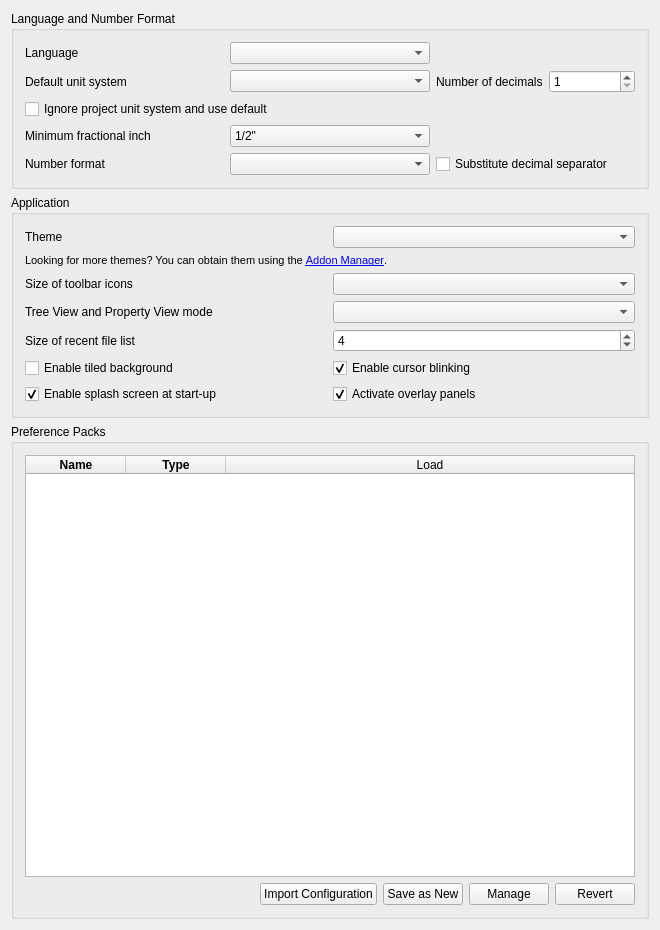
<?xml version="1.0" encoding="UTF-8"?>
<ui version="4.0">
 <class>Gui::Dialog::DlgSettingsGeneral</class>
 <widget class="QWidget" name="Gui::Dialog::DlgSettingsGeneral">
  <property name="geometry">
   <rect>
    <x>0</x>
    <y>0</y>
    <width>660</width>
    <height>930</height>
   </rect>
  </property>
  <property name="windowTitle">
   <string>General</string>
  </property>
   <layout class="QVBoxLayout" name="verticalLayout">
    <item>
     <widget class="QGroupBox" name="GroupBox7">
      <property name="title">
       <string>Language and Number Format</string>
      </property>
      <layout class="QGridLayout">
       <property name="leftMargin">
        <number>11</number>
       </property>
       <property name="topMargin">
        <number>11</number>
       </property>
       <property name="rightMargin">
        <number>11</number>
       </property>
       <property name="bottomMargin">
        <number>11</number>
       </property>
       <property name="spacing">
        <number>6</number>
       </property>
       <item row="0" column="0">
        <widget class="QLabel" name="TextLabel1_4">
         <property name="text">
          <string>Language</string>
         </property>
        </widget>
       </item>
       <item row="0" column="1">
        <widget class="QComboBox" name="Languages">
         <property name="toolTip">
          <string>Language of the application's user interface</string>
         </property>
        </widget>
       </item>
       <item row="1" column="0">
        <widget class="QLabel" name="unitSystemLabel">
         <property name="text">
          <string>Default unit system</string>
         </property>
        </widget>
       </item>
       <item row="1" column="1">
        <widget class="QComboBox" name="comboBox_UnitSystem">
         <property name="toolTip">
          <string>Unit system for all parts of the application. Can be overridden by specifying a document unit system.</string>
         </property>
        </widget>
       </item>
       <item row="1" column="2">
        <layout class="QHBoxLayout" name="horizontalLayout_3">
         <item>
          <widget class="QLabel" name="decimalsLabel">
           <property name="text">
            <string>Number of decimals</string>
           </property>
          </widget>
         </item>
         <item>
          <widget class="QSpinBox" name="spinBoxDecimals">
           <property name="toolTip">
            <string>Number of decimals that should be shown for numbers and dimensions</string>
           </property>
           <property name="minimum">
            <number>1</number>
           </property>
           <property name="maximum">
            <number>12</number>
           </property>
          </widget>
         </item>
        </layout>
       </item>
       <item row="2" column="0" colspan="3">
        <widget class="QCheckBox" name="checkBox_projectUnitSystemIgnore">
          <property name="toolTip">
           <string>Ignores document unit systems</string>
          </property>
          <property name="text">
           <string>Ignore project unit system and use default</string>
          </property>
        </widget>
       </item>
       <item row="3" column="0">
        <widget class="QLabel" name="fractionalInchLabel">
         <property name="text">
          <string>Minimum fractional inch</string>
         </property>
        </widget>
       </item>
       <item row="3" column="1">
        <widget class="QComboBox" name="comboBox_FracInch">
         <property name="toolTip">
          <string>Minimum fractional inch to be displayed</string>
         </property>
         <item>
          <property name="text">
           <string notr="true">1/2"</string>
          </property>
         </item>
         <item>
          <property name="text">
           <string notr="true">1/4"</string>
          </property>
         </item>
         <item>
          <property name="text">
           <string notr="true">1/8"</string>
          </property>
         </item>
         <item>
          <property name="text">
           <string notr="true">1/16"</string>
          </property>
         </item>
         <item>
          <property name="text">
           <string notr="true">1/32"</string>
          </property>
         </item>
         <item>
          <property name="text">
           <string notr="true">1/64"</string>
          </property>
         </item>
         <item>
          <property name="text">
           <string notr="true">1/128"</string>
          </property>
         </item>
        </widget>
       </item>
       <item row="4" column="0">
        <widget class="QLabel" name="TextLabel1_5">
         <property name="text">
          <string>Number format</string>
         </property>
        </widget>
       </item>
       <item row="4" column="1">
        <widget class="Gui::PreauracadomboBox" name="UseLocaleFormatting">
         <property name="prefEntry" stdset="0">
          <cstring>UseLocaleFormatting</cstring>
         </property>
         <property name="prefPath" stdset="0">
          <cstring>General</cstring>
         </property>
        </widget>
       </item>
       <item row="4" column="2">
        <widget class="Gui::PreauracadheckBox" name="SubstituteDecimal">
         <property name="toolTip">
          <string>Substitutes numerical keypad decimal separator with locale separator, except
in the Python console and the macro editor where a
dot/period will always be printed</string>
         </property>
         <property name="text">
          <string>Substitute decimal separator</string>
         </property>
         <property name="prefEntry" stdset="0">
          <cstring>SubstituteDecimalSeparator</cstring>
         </property>
         <property name="prefPath" stdset="0">
          <cstring>General</cstring>
         </property>
        </widget>
       </item>
      </layout>
     </widget>
    </item>
    <item>
     <widget class="QGroupBox" name="GroupBox3">
      <property name="title">
       <string>Application</string>
      </property>
      <layout class="QGridLayout">
       <property name="leftMargin">
        <number>11</number>
       </property>
       <property name="topMargin">
        <number>11</number>
       </property>
       <property name="rightMargin">
        <number>11</number>
       </property>
       <property name="bottomMargin">
        <number>11</number>
       </property>
       <property name="spacing">
        <number>6</number>
       </property>
       <item row="0" column="0">
        <widget class="QLabel" name="themesLabel">
         <property name="text">
          <string>Theme</string>
         </property>
        </widget>
       </item>
       <item row="0" column="1">
        <widget class="QComboBox" name="themesCombobox">
         <property name="toolTip">
          <string>Customize the appearance of the user interface</string>
         </property>
        </widget>
       </item>
       <item row="1" column="0" colspan="2">
        <widget class="QLabel" name="moreThemesLabel">
         <property name="font">
          <font>
           <pointsize>8</pointsize>
          </font>
         </property>
         <property name="text">
          <string>Looking for more themes? You can obtain them using the &lt;a href=&quot;AuraCAD:Std_AddonMgr&quot;&gt;Addon Manager&lt;/a&gt;.</string>
         </property>
         <property name="textFormat">
          <enum>Qt::RichText</enum>
         </property>
        </widget>
       </item>
       <item row="2" column="0">
        <widget class="QLabel" name="iconSizeLabel">
         <property name="text">
          <string>Size of toolbar icons</string>
         </property>
        </widget>
       </item>
       <item row="2" column="1">
        <widget class="QComboBox" name="toolbarIconSize">
         <property name="toolTip">
          <string>Icon size in the toolbar</string>
         </property>
        </widget>
       </item>
       <item row="3" column="0">
        <widget class="QLabel" name="treeModeLabel">
         <property name="text">
          <string>Tree View and Property View mode</string>
         </property>
        </widget>
       </item>
       <item row="3" column="1">
        <widget class="QComboBox" name="treeMode">
         <property name="toolTip">
          <string>Customize how the tree view is shown in the panel (restart required).

'Combined': combine tree and property view into one panel.
'Independent': split tree and property view into separate panels.</string>
         </property>
        </widget>
       </item>
       <item row="4" column="0">
        <widget class="QLabel" name="recentFileListLabel">
         <property name="text">
          <string>Size of recent file list</string>
         </property>
        </widget>
       </item>
       <item row="4" column="1">
        <widget class="Gui::PrefSpinBox" name="RecentFiles">
         <property name="toolTip">
          <string>How many files should be listed in recent files list</string>
         </property>
         <property name="value">
          <number>4</number>
         </property>
         <property name="prefEntry" stdset="0">
          <cstring>RecentFiles</cstring>
         </property>
         <property name="prefPath" stdset="0">
          <cstring>RecentFiles</cstring>
         </property>
        </widget>
       </item>
       <item row="5" column="0">
        <widget class="QCheckBox" name="tiledBackground">
         <property name="toolTip">
          <string>Background of the main window (when no document is opened) will consist of tiles of an image.</string>
         </property>
         <property name="text">
          <string>Enable tiled background</string>
         </property>
        </widget>
       </item>
       <item row="5" column="1">
        <widget class="Gui::PreauracadheckBox" name="EnableCursorBlinking">
         <property name="toolTip">
          <string>The text cursor will be blinking</string>
         </property>
         <property name="text">
          <string>Enable cursor blinking</string>
         </property>
         <property name="checked">
          <bool>true</bool>
         </property>
         <property name="prefEntry" stdset="0">
          <cstring>EnableCursorBlinking</cstring>
         </property>
         <property name="prefPath" stdset="0">
          <cstring>General</cstring>
         </property>
        </widget>
       </item>
       <item row="6" column="0">
        <widget class="Gui::PreauracadheckBox" name="SplashScreen">
         <property name="toolTip">
          <string>A splash screen is a small loading window that is shown
when AuraCAD is launching. If this option is checked, AuraCAD will
display the splash screen.</string>
         </property>
         <property name="text">
          <string>Enable splash screen at start-up</string>
         </property>
         <property name="checked">
          <bool>true</bool>
         </property>
         <property name="prefEntry" stdset="0">
          <cstring>ShowSplasher</cstring>
         </property>
         <property name="prefPath" stdset="0">
          <cstring>General</cstring>
         </property>
        </widget>
       </item>
       <item row="6" column="1">
        <widget class="Gui::PreauracadheckBox" name="ActivateOverlay">
         <property name="toolTip">
          <string>Activate overlay handling of docked panels</string>
         </property>
         <property name="text">
          <string>Activate overlay panels</string>
         </property>
         <property name="checked">
          <bool>true</bool>
         </property>
         <property name="prefEntry" stdset="0">
          <cstring>ActivateOverlay</cstring>
         </property>
         <property name="prefPath" stdset="0">
          <cstring>DockWindows</cstring>
         </property>
        </widget>
       </item>
      </layout>
     </widget>
    </item>
    <item>
     <widget class="QGroupBox" name="groupBox">
      <property name="title">
       <string>Preference Packs</string>
      </property>
      <layout class="QHBoxLayout" name="horizontalLayout">
       <item>
        <layout class="QVBoxLayout" name="verticalLayout_3">
         <item>
          <widget class="QTableWidget" name="PreferencePacks">
           <property name="horizontalScrollBarPolicy">
            <enum>Qt::ScrollBarAlwaysOff</enum>
           </property>
           <property name="sizeAdjustPolicy">
            <enum>QAbstractScrollArea::AdjustToContents</enum>
           </property>
           <property name="editTriggers">
            <set>QAbstractItemView::NoEditTriggers</set>
           </property>
           <property name="showDropIndicator" stdset="0">
            <bool>false</bool>
           </property>
           <property name="dragDropOverwriteMode">
            <bool>false</bool>
           </property>
           <property name="selectionMode">
            <enum>QAbstractItemView::NoSelection</enum>
           </property>
           <property name="selectionBehavior">
            <enum>QAbstractItemView::SelectRows</enum>
           </property>
           <property name="showGrid">
            <bool>false</bool>
           </property>
           <property name="sortingEnabled">
            <bool>true</bool>
           </property>
           <property name="wordWrap">
            <bool>false</bool>
           </property>
           <property name="cornerButtonEnabled">
            <bool>false</bool>
           </property>
           <attribute name="horizontalHeaderVisible">
            <bool>true</bool>
           </attribute>
           <attribute name="horizontalHeaderCascadingSectionResizes">
            <bool>true</bool>
           </attribute>
           <attribute name="horizontalHeaderMinimumSectionSize">
            <number>30</number>
           </attribute>
           <attribute name="horizontalHeaderDefaultSectionSize">
            <number>100</number>
           </attribute>
           <attribute name="horizontalHeaderStretchLastSection">
            <bool>true</bool>
           </attribute>
           <attribute name="verticalHeaderVisible">
            <bool>false</bool>
           </attribute>
           <attribute name="verticalHeaderMinimumSectionSize">
            <number>16</number>
           </attribute>
           <attribute name="verticalHeaderDefaultSectionSize">
            <number>24</number>
           </attribute>
           <column>
            <property name="text">
             <string>Name</string>
            </property>
            <property name="font">
             <font>
              <weight>75</weight>
              <bold>true</bold>
             </font>
            </property>
           </column>
           <column>
            <property name="text">
             <string>Type</string>
            </property>
            <property name="font">
             <font>
              <weight>75</weight>
              <bold>true</bold>
             </font>
            </property>
           </column>
           <column>
            <property name="text">
             <string>Load</string>
            </property>
           </column>
          </widget>
         </item>
         <item>
          <layout class="QHBoxLayout" name="horizontalLayout_2">
           <item>
            <spacer name="horizontalSpacer">
             <property name="orientation">
              <enum>Qt::Horizontal</enum>
             </property>
             <property name="sizeHint" stdset="0">
              <size>
               <width>40</width>
               <height>20</height>
              </size>
             </property>
            </spacer>
           </item>
           <item>
            <widget class="QPushButton" name="ImportConfig">
             <property name="text">
              <string>Import Configuration</string>
             </property>
            </widget>
           </item>
           <item>
            <widget class="QPushButton" name="SaveNewPreferencePack">
             <property name="text">
              <string>Save as New</string>
             </property>
            </widget>
           </item>
           <item>
            <widget class="QPushButton" name="ManagePreferencePacks">
             <property name="sizePolicy">
              <sizepolicy hsizetype="Fixed" vsizetype="Fixed">
               <horstretch>0</horstretch>
               <verstretch>0</verstretch>
              </sizepolicy>
             </property>
             <property name="text">
              <string>Manage</string>
             </property>
            </widget>
           </item>
           <item>
            <widget class="QPushButton" name="RevertToSavedConfig">
             <property name="text">
              <string>Revert</string>
             </property>
            </widget>
           </item>
          </layout>
         </item>
        </layout>
       </item>
      </layout>
     </widget>
    </item>
  </layout>
 </widget>
 <layoutdefault spacing="6" margin="11"/>
 <customwidgets>
  <customwidget>
   <class>Gui::PrefSpinBox</class>
   <extends>QSpinBox</extends>
   <header>Gui/PrefWidgets.h</header>
  </customwidget>
  <customwidget>
   <class>Gui::PreauracadheckBox</class>
   <extends>QCheckBox</extends>
   <header>Gui/PrefWidgets.h</header>
  </customwidget>
  <customwidget>
   <class>Gui::PreauracadomboBox</class>
   <extends>QComboBox</extends>
   <header>Gui/PrefWidgets.h</header>
  </customwidget>
 </customwidgets>
 <tabstops>
  <tabstop>Languages</tabstop>
  <tabstop>RecentFiles</tabstop>
  <tabstop>EnableCursorBlinking</tabstop>
  <tabstop>SplashScreen</tabstop>
 </tabstops>
 <resources/>
 <connections/>
</ui>
